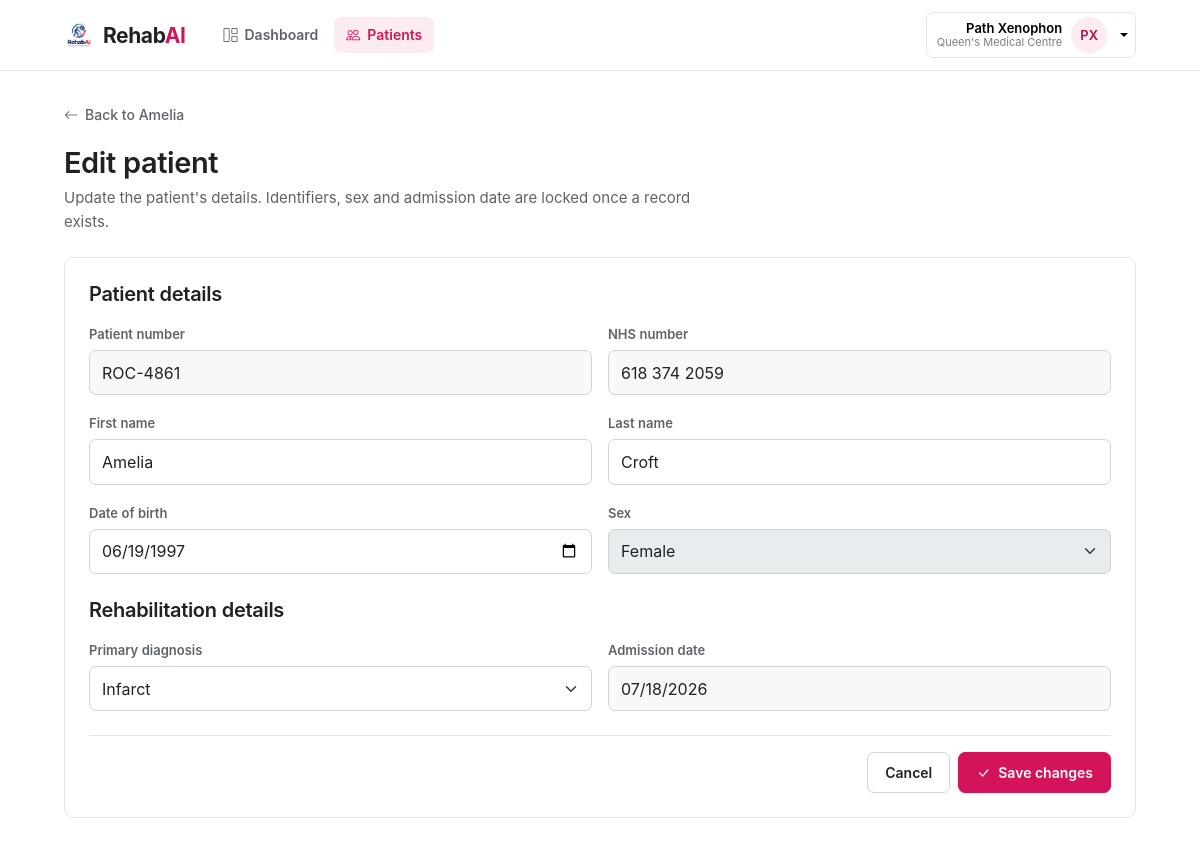
Screenshot of /patients/ROC-4861/edit (signed in) with the database file from the repository.
### tables this page shows
CREATE TABLE clinics (
    id          INTEGER PRIMARY KEY AUTOINCREMENT,

    name        TEXT NOT NULL UNIQUE,
    code        TEXT UNIQUE,

    level       INTEGER NOT NULL
                CHECK(level IN (0, 2, 3)),

    created_at  TEXT NOT NULL DEFAULT (datetime('now'))
);

CREATE TABLE patients (
    id                  INTEGER PRIMARY KEY AUTOINCREMENT,

    patient_id          TEXT NOT NULL UNIQUE,
    nhs_number          TEXT NOT NULL UNIQUE,

    first_name          TEXT NOT NULL,
    last_name           TEXT NOT NULL,

    date_of_birth       TEXT NOT NULL,
    patient_gender      TEXT NOT NULL CHECK(patient_gender IN ('F','M','X')),

    diag_std_subcat     TEXT NOT NULL,

    admission_date      TEXT NOT NULL,

    admission_status    TEXT NOT NULL
                        CHECK(admission_status IN ('active', 'discharged')),

    created_by          INTEGER NOT NULL
                        REFERENCES users(id)
                        ON DELETE RESTRICT,

    created_at          TEXT NOT NULL DEFAULT (datetime('now'))
);

### routes/patients.py (the view, shortened to what this page needs)
@bp.route("/<patient_id>/edit", methods=["GET", "POST"])
@login_required
def edit(patient_id):
    patient = _patient_or_404(patient_id)
    form_data = patient
    return render_template(
        "patient_form.html",
        p=form_data,
        editing=True,
        diagnoses=patient_service.diagnosis_choices(form_data.get("diag_std_subcat")),
        genders=patient_service.GENDERS,
    )

### db.py (called while the page is built)
def get_db():
    if "db" not in g:
        g.db = sqlite3.connect(
            current_app.config["DATABASE"],
            detect_types=sqlite3.PARSE_DECLTYPES,
        )
        g.db.row_factory = sqlite3.Row
        g.db.execute("PRAGMA foreign_keys = ON")
    return g.db

### routes/patients.py (called while the page is built)
def _patient_or_404(patient_code):
    clinic_id, _clinic = clinics.resolve_scope(g.user)
    return patient_service.get_patient(patient_code, clinic_id)

### services/bands.py (called while the page is built, shortened)
def band_index(wpi):
    for index, threshold in enumerate(THRESHOLDS):
        if wpi <= threshold:
            return index
    return len(BANDS) - 1

def band_info(wpi):
    key, label, var = BANDS[band_index(float(wpi))]
    return {
        "key": key,
        "label": label,
        "short": label.replace(" barrier burden", ""),
        "var": var,
        "cls": f"p-{var}",
    }

### services/clinics.py (called while the page is built, shortened)
def get_clinic(clinic_id):
    if clinic_id is None:
        return None
    return get_db().execute(
        "SELECT id, name, code FROM clinics WHERE id = ?",
        (clinic_id,),
    ).fetchone()

def resolve_scope(user, requested=None):
    if not user.get("is_admin"):
        clinic_id = user.get("clinic_id")
        if clinic_id is None:
            return NO_ACCESS, None
        return clinic_id, get_clinic(clinic_id)

### services/patients.py (called while the page is built)
def patient_name(patient):
    return f"{patient['first_name']} {patient['last_name']}".strip()

def patient_age(patient, on_date=None):
    dob_raw = patient["date_of_birth"]
    if not dob_raw:
        return None
    dob = date.fromisoformat(str(dob_raw)[:10])
    if on_date is None:
        admitted = patient["admission_date"]
        on_date = date.fromisoformat(str(admitted)[:10]) if admitted else date.today()
    return (
        on_date.year
        - dob.year
        - ((on_date.month, on_date.day) < (dob.month, dob.day))
    )

def _trend(change):
    if change is None:
        return "unassessed"
    if change < -TREND_TOLERANCE:
        return "improving"
    if change > TREND_TOLERANCE:
        return "declining"
    return "stable"

def get_patient(patient_code, clinic_id=None):
    sql = _PATIENT_SELECT + " WHERE p.patient_id = ?"
    params = [patient_code]
    if clinic_id is not None:
        sql += " AND u.clinic_id = ?"
        params.append(clinic_id)
    row = get_db().execute(sql, params).fetchone()
    if row is None:
        raise NotFound(f"No patient with ID {patient_code}")
    return _enrich(row)

### utils/template_helpers.py (called while the page is built)
def initials(name):
    return "".join(word[0] for word in str(name or "").split()[:2]).upper()

### templates/patient_form.html (shortened to what this page needs)
{% extends "base.html" %}
{% import "_macros.html" as m with context %}
{% block content %}
{% if editing %}
  {{ m.back_link(url_for('patients.detail', patient_id=p.patient_id), 'Back to ' ~ p.first_name) }}
{% else %}
  {{ m.back_link(url_for('patients.index'), 'All patients') }}
{% endif %}
<div class="page-head">
  <h1>{{ 'Edit patient' if editing else 'Add patient' }}</h1>
  <p>
    {% if editing %}
      Update the patient's details. Identifiers, sex and admission date are locked once a record exists.
    {% else %}
      Enter the patient's details to create a new rehabilitation record for {{ g.user.clinic_name or 'your hospital' }}.
    {% endif %}
  </p>
</div>
<form class="panel p-4"
      method="post"
      action="{{ url_for('patients.edit', patient_id=p.patient_id) if editing else url_for('patients.create') }}">
  <h2 class="fs-5 mb-3">Patient details</h2>
  <div class="row g-3 mb-4">
    <div class="col-md-6">
      <label class="form-label" for="patient_id">Patient number</label>
      <input class="form-control" id="patient_id" name="patient_id" value="{{ p.patient_id or '' }}"
             placeholder="e.g. ROC-4872" required {{ 'readonly' if editing }}>
    </div>
    <div class="col-md-6">
      <label class="form-label" for="nhs_number">NHS number</label>
      <input class="form-control" id="nhs_number" name="nhs_number" value="{{ p.nhs_number or '' }}"
             placeholder="e.g. 943 721 6081" required {{ 'readonly' if editing }}>
    </div>
    <div class="col-md-6">
      <label class="form-label" for="first_name">First name</label>
      <input class="form-control" id="first_name" name="first_name" value="{{ p.first_name or '' }}" required>
    </div>
    <div class="col-md-6">
      <label class="form-label" for="last_name">Last name</label>
      <input class="form-control" id="last_name" name="last_name" value="{{ p.last_name or '' }}" required>
    </div>
    <div class="col-md-6">
      <label class="form-label" for="date_of_birth">Date of birth</label>
      <input class="form-control" id="date_of_birth" name="date_of_birth" type="date"
             value="{{ p.date_of_birth or '' }}" required>
    </div>
    <div class="col-md-6">
      <label class="form-label" for="patient_gender">Sex</label>
      <select class="form-select" id="patient_gender" name="patient_gender" required {{ 'disabled' if editing }}>
        {% for value, label in genders %}
          <option value="{{ value }}" {{ 'selected' if p.patient_gender == value }}>{{ label }}</option>
        {% endfor %}
      </select>
    </div>
  </div>
  <h2 class="fs-5 mb-3">Rehabilitation details</h2>
  <div class="row g-3">
    <div class="col-md-6">
      <label class="form-label" for="diag_std_subcat">Primary diagnosis</label>
      <select class="form-select" id="diag_std_subcat" name="diag_std_subcat" required>
        {% for value, label in diagnoses %}
          <option value="{{ value }}" {{ 'selected' if p.diag_std_subcat == value }}>{{ label }}</option>
        {% endfor %}
      </select>
    </div>
    <div class="col-md-6">
      <label class="form-label" for="admission_date">Admission date</label>
      <input class="form-control" id="admission_date" name="admission_date" type="date"
             value="{{ p.admission_date or '' }}" required {{ 'readonly' if editing }}>
    </div>
  </div>
  <div class="d-flex justify-content-end gap-2 mt-4 pt-3 border-top">
    <a class="btn btn-ghost"
       href="{{ url_for('patients.detail', patient_id=p.patient_id) if editing else url_for('patients.index') }}">Cancel</a>
    <button class="btn btn-primary" type="submit">
      {{ m.icon('check-lg') }} {{ 'Save changes' if editing else 'Add patient' }}
    </button>
  </div>
</form>
{% endblock %}

### templates/base.html (shortened to what this page needs)
{% import "_macros.html" as m with context %}
<!DOCTYPE html>
<html lang="en">
<head>
  <link href="https://cdn.jsdelivr.net/npm/bootstrap@5.3.3/dist/css/bootstrap.min.css" rel="stylesheet">
  <link href="https://cdn.jsdelivr.net/npm/bootstrap-icons@1.11.3/font/bootstrap-icons.min.css" rel="stylesheet">
  <link rel="stylesheet" href="{{ url_for('static', filename='css/style.css') }}">
</head>
<body>
{% block body %}
<header class="topbar">
  <div class="shell d-flex align-items-center gap-2">
    <a class="wordmark" href="{{ url_for('main.home') }}">{{ m.wordmark() }}</a>
    {% if g.user %}
      <nav class="topnav d-none d-sm-flex">
        <a href="{{ url_for('main.dashboard') }}" class="{{ 'active' if request.endpoint == 'main.dashboard' }}">
          {{ m.icon('grid-1x2') }} Dashboard
        </a>
        <a href="{{ url_for('patients.index') }}" class="{{ 'active' if request.blueprint in ('patients', 'assessments') }}">
          {{ m.icon('people') }} Patients
        </a>
      </nav>
    {% endif %}
    {% if g.user %}
      <div class="dropdown">
        <button class="who dropdown-toggle" type="button" data-bs-toggle="dropdown" aria-expanded="false">
          <span class="text-end d-none d-md-block">
            <span class="nm d-block">{{ g.user.username }}</span>
            <span class="em d-block">{{ g.user.clinic_name or ('Administrator' if g.user.is_admin else g.user.email) }}</span>
          </span>
          <span class="av av-sm t0">{{ g.user.username | initials }}</span>
        </button>
      </div>
    {% else %}
      <a class="btn btn-primary" href="{{ url_for('auth.login') }}">Sign in</a>
    {% endif %}
  </div>
</header>
<main class="shell wrap fade-in">
  {% block content %}{% endblock %}
</main>
{% endblock %}
</body>
</html>

### static/css/style.css (style rules this page uses)
:root { --pink: #d4145a; --pink-dark: #b30f4b; --pink-light: #fcecef; --pink-rgb: 212, 20, 90; --ink-1: #202124; --ink-2: #5f6368; --ink-3: #7b8085; --surface-soft: #f7f8f9; --border: #e3e5e7; --border-dark: #d1d4d7; --track: #eef0f1; --good: #287a5f; --good-soft: #e9f4ef; --mid: #b45309; --mid-soft: #fef3c7; --warn: #c2410c; --warn-soft: #ffedd5; --bad: #b91c1c; --bad-soft: #fee2e2; --sand: #f8f3ec; --sage: #edf3ee; --lilac: #f0edf7; --sans: Inter, ui-sans-serif, system-ui, -apple-system, BlinkMacSystemFont, "Segoe UI", sans-serif; --shadow-md: 0 3px 10px rgba(0, 0, 0, .06); --bs-primary: var(--pink); --bs-primary-rgb: var(--pink-rgb); --bs-body-font-family: var(--sans); --bs-body-font-size: 15px; --bs-body-line-height: 1.55; --bs-body-color: var(--ink-1); --bs-secondary-color: var(--ink-2); --bs-border-color: var(--border); --bs-border-radius: 7px; --bs-link-color: var(--pink); --bs-link-color-rgb: var(--pink-rgb); --bs-link-hover-color: var(--pink-dark); --bs-focus-ring-color: rgba(var(--pink-rgb), .15); }
body { -webkit-font-smoothing: antialiased; font-feature-settings: "tnum" 1; }
a { color: inherit; text-decoration: none; }
h1, h2, h3, h4 { margin: 0; font-weight: 600; letter-spacing: -.015em; line-height: 1.2; }
.fade-in { animation: fade-in .25s ease both; }
.btn { --bs-btn-font-weight: 600; --bs-btn-font-size: 14px; --bs-btn-padding-x: 17px; --bs-btn-padding-y: 9px; --bs-btn-border-radius: 7px; display: inline-flex; align-items: center; justify-content: center; gap: 8px; }
.btn-primary { --bs-btn-bg: var(--pink); --bs-btn-border-color: var(--pink); --bs-btn-hover-bg: var(--pink-dark); --bs-btn-hover-border-color: var(--pink-dark); --bs-btn-active-bg: var(--pink-dark); --bs-btn-active-border-color: var(--pink-dark); --bs-btn-disabled-bg: var(--pink); --bs-btn-disabled-border-color: var(--pink); --bs-btn-focus-shadow-rgb: var(--pink-rgb); }
.btn-ghost { --bs-btn-bg: #fff; --bs-btn-color: var(--ink-1); --bs-btn-border-color: var(--border-dark); --bs-btn-hover-bg: var(--surface-soft); --bs-btn-hover-color: var(--ink-1); --bs-btn-hover-border-color: #b8bdc1; --bs-btn-active-bg: var(--surface-soft); --bs-btn-active-border-color: #b8bdc1; }
.form-label { font-size: 13px; font-weight: 600; color: var(--ink-2); margin-bottom: 6px; }
.form-control, .form-select { border-color: var(--border-dark); border-radius: 7px; padding-top: .6rem; padding-bottom: .6rem; }
.form-control[readonly] { background: var(--surface-soft); }
.topbar { position: sticky; top: 0; z-index: 1020; background: #fff; border-bottom: 1px solid var(--border); }
.shell { max-width: 1120px; margin: 0 auto; padding-left: 24px; padding-right: 24px; width: 100%; }
.topbar .shell { padding-top: 12px; padding-bottom: 12px; }
.wrap { padding-top: 32px; padding-bottom: 70px; }
.wordmark { display: inline-flex; align-items: center; gap: 9px; }
.topnav { gap: 4px; margin-left: 18px; }
.topnav a { display: inline-flex; align-items: center; gap: 7px; padding: 7px 12px; border-radius: 7px; font-size: 14px; font-weight: 600; color: var(--ink-2); }
.topnav a.active { color: var(--pink); background: var(--pink-light); }
.who { display: flex; align-items: center; gap: 9px; padding: 4px 7px 4px 10px; border: 1px solid var(--border); border-radius: 7px; background: #fff; }
.who .nm { font-size: 13px; font-weight: 600; line-height: 1.2; }
.who .em { font-size: 11px; color: var(--ink-3); line-height: 1.2; }
.page-head { margin-bottom: 24px; }
.page-head h1 { font-size: 29px; margin-bottom: 6px; }
.page-head p { margin: 0; color: var(--ink-2); max-width: 70ch; }
.panel { background: #fff; border: 1px solid var(--border); border-radius: 9px; padding: 20px; margin-bottom: 20px; }
.av { display: grid; place-items: center; flex: none; border-radius: 50%; font-weight: 600; }
.av-sm { width: 36px; height: 36px; font-size: 13px; }
.t0 { background: var(--pink-light); color: var(--pink-dark); }

### rows the page displays
clinics: user "Queen's Medical Centre"
patients: patient_id "ROC-4861", nhs_number "618 374 2059", first_name "Amelia", last_name "Croft", date_of_birth "06/19/1997", admission_date "07/18/2026"

### other values shown
{{ g.user.username }} "Path Xenophon"
{{ g.user.username | initials }} "PX"
{{ label }} "Back to Amelia"
{{ 'Edit patient' if editing else 'Add patient' }} "Edit patient"
{{ 'Save changes' if editing else 'Add patient' }} "Save changes"
form field patient_gender "Female"
form field diag_std_subcat "Infarct"
